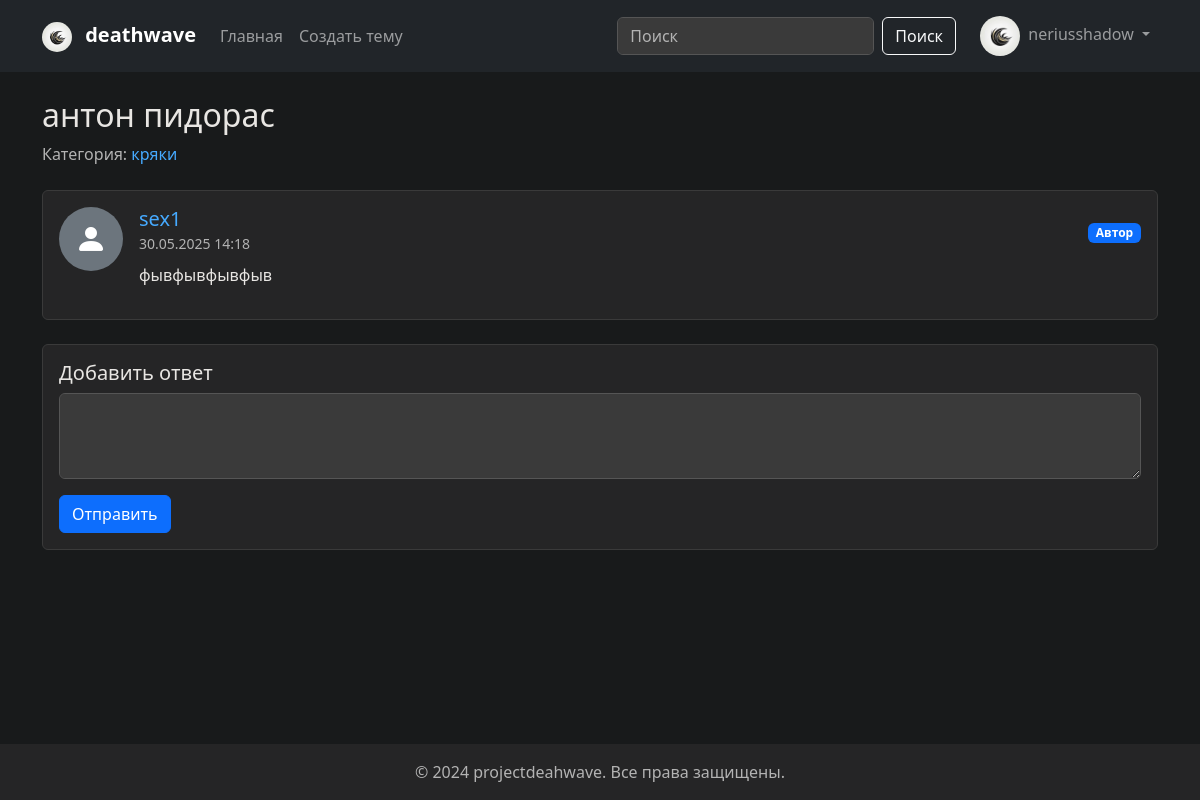
The app's page /topic/-1/ (signed in) with its own data.
### users/models.py (models this page shows, shortened)
class Profile(models.Model):
    user = models.OneToOneField(User, on_delete=models.CASCADE, verbose_name='Пользователь')
    avatar = models.ImageField(upload_to='avatars/', null=True, blank=True, verbose_name='Аватар')
    bio = models.TextField(max_length=500, blank=True, verbose_name='О себе')
    location = models.CharField(max_length=100, blank=True, verbose_name='Местоположение')
    birth_date = models.DateField(null=True, blank=True, verbose_name='Дата рождения')
    reputation = models.IntegerField(default=0, verbose_name='Репутация')
    is_online = models.BooleanField(default=False, verbose_name='Онлайн')
    last_seen = models.DateTimeField(auto_now=True, verbose_name='Последний визит')
    ip_address = models.CharField(max_length=45, blank=True, null=True, verbose_name='IP-адрес регистрации')
    is_banned = models.BooleanField(default=False, verbose_name='Забанен')
    ban_reason = models.TextField(max_length=500, blank=True, null=True, verbose_name='Причина бана')
    class Meta:
        verbose_name = 'Профиль'
        verbose_name_plural = 'Профили'

### forum/models.py (models this page shows, shortened)
class Topic(models.Model):
    title = models.CharField(max_length=200, verbose_name='Заголовок')
    slug = models.SlugField(unique=True)
    content = models.TextField(verbose_name='Содержание')
    category = models.ForeignKey(Category, on_delete=models.CASCADE, related_name='topics', verbose_name='Категория')
    author = models.ForeignKey(User, on_delete=models.CASCADE, related_name='topics', verbose_name='Автор')
    created_at = models.DateTimeField(auto_now_add=True)
    updated_at = models.DateTimeField(auto_now=True)
    views = models.PositiveIntegerField(default=0, verbose_name='Просмотры')
    is_closed = models.BooleanField(default=False, verbose_name='Закрыта')
    is_pinned = models.BooleanField(default=False, verbose_name='Закреплена')
    class Meta:
        verbose_name = 'Тема'
        verbose_name_plural = 'Темы'
        ordering = ['-is_pinned', '-created_at']
    def save(self, *args, **kwargs):
        super().save(*args, **kwargs)

class Category(models.Model):
    name = models.CharField(max_length=100, verbose_name='Название')
    slug = models.SlugField(unique=True)
    description = models.TextField(blank=True, verbose_name='Описание')
    created_at = models.DateTimeField(auto_now_add=True)
    class Meta:
        verbose_name = 'Категория'
        verbose_name_plural = 'Категории'
        ordering = ['name']

### forum/views.py (the view)
# urls.py: path('topic/<slug:slug>/', views.topic_detail, name='topic_detail'),
def topic_detail(request, slug):
    topic = get_object_or_404(Topic, slug=slug)
    topic.views += 1
    topic.save()
    posts = topic.posts.all()
    paginator = Paginator(posts, 10)
    page = request.GET.get('page')
    posts = paginator.get_page(page)
    context = {
        'topic': topic,
        'posts': posts,
    }
    return render(request, 'forum/topic_detail.html', context)

### templates/forum/topic_detail.html (shortened to what this page needs)
{% extends 'base.html' %}
{% block content %}
<div class="d-flex justify-content-between align-items-center mb-4">
    <div>
        <h2>{{ topic.title }}</h2>
        <p class="text-muted mb-0">
            Категория: <a href="{% url 'forum:category_detail' topic.category.slug %}" class="text-decoration-none">
                {{ topic.category.name }}
            </a>
        </p>
    </div>
</div>
<div class="card mb-4">
    <div class="card-body">
        <div class="d-flex">
            <div class="flex-shrink-0 me-3">
                {% if topic.author.profile.avatar %}
                <img src="{{ topic.author.profile.avatar.url }}" alt="{{ topic.author.username }}" class="rounded-circle" style="width: 64px; height: 64px; object-fit: cover;">
                {% else %}
                <div class="bg-secondary rounded-circle d-flex align-items-center justify-content-center" style="width: 64px; height: 64px;">
                    <i class="bi bi-person-fill text-white" style="font-size: 2rem;"></i>
                </div>
                {% endif %}
            </div>
            <div class="flex-grow-1">
                <div class="d-flex justify-content-between align-items-center mb-2">
                    <div>
                        <h5 class="mb-0">
                            <a href="{% url 'users:user_profile' topic.author.username %}" class="text-decoration-none">
                                {{ topic.author.username }}
                            </a>
                        </h5>
                        <small class="text-muted">{{ topic.created_at|date:"d.m.Y H:i" }}</small>
                    </div>
                    <div>
                        <span class="badge bg-primary">Автор</span>
                    </div>
                </div>
                <div class="topic-content">
                    {{ topic.content|linebreaks }}
                </div>
            </div>
        </div>
    </div>
</div>
{% if user.is_authenticated and not topic.is_closed %}
<div class="card mt-4">
    <div class="card-body">
        <h5 class="card-title">Добавить ответ</h5>
        <form method="post" action="{% url 'forum:post_create' topic.slug %}">
            <div class="mb-3">
                <textarea name="content" class="form-control" rows="3" required></textarea>
            </div>
            <button type="submit" class="btn btn-primary">Отправить</button>
        </form>
    </div>
</div>
{% endif %}
{% endblock %}

### templates/base.html (shortened to what this page needs)
{% load static %}
<!DOCTYPE html>
<html lang="ru">
<head>
    <link href="https://cdn.jsdelivr.net/npm/bootstrap@5.3.0/dist/css/bootstrap.min.css" rel="stylesheet">
    <link rel="stylesheet" href="https://cdn.jsdelivr.net/npm/bootstrap-icons@1.11.0/font/bootstrap-icons.css">
</head>
<body>
    <nav class="navbar navbar-expand-lg navbar-dark bg-dark">
        <div class="container">
            <a class="navbar-brand" href="{% url 'forum:home' %}">
                 <img src="{% static 'img/dwc.jpg' %}" alt="deathwave logo" class="navbar-logo me-2">
                 deathwave
            </a>
            <div class="collapse navbar-collapse" id="navbarNav">
                <ul class="navbar-nav me-auto">
                    <li class="nav-item">
                        <a class="nav-link" href="{% url 'forum:home' %}">Главная</a>
                    </li>
                    {% if user.is_authenticated %}
                    <li class="nav-item">
                        <a class="nav-link" href="{% url 'forum:topic_create' %}">Создать тему</a>
                    </li>
                    {% endif %}
                </ul>
                <form class="d-flex me-3" action="{% url 'forum:search' %}" method="get">
                    <input class="form-control me-2" type="search" name="q" placeholder="Поиск" aria-label="Search">
                    <button class="btn btn-outline-light" type="submit">Поиск</button>
                </form>
                <ul class="navbar-nav">
                    {% if user.is_authenticated %}
                    <li class="nav-item dropdown">
                        <a class="nav-link dropdown-toggle" href="#" id="navbarDropdown" role="button" data-bs-toggle="dropdown">
                            {% if user.profile.avatar %}
                            <img src="{{ user.profile.avatar.url }}" alt="{{ user.username }}" class="avatar me-1">
                            {% else %}
                            <i class="bi bi-person-circle me-1"></i>
                            {% endif %}
                            {{ user.username }}
                        </a>
                    </li>
                    {% endif %}
                </ul>
            </div>
        </div>
    </nav>
    <div class="container mt-4 content-wrapper">
        {% block content %}
        {% endblock %}
    </div>
    <footer class="footer mt-auto py-3 bg-light">
        <div class="container text-center">
            <span class="text-muted">© 2024 projectdeahwave. Все права защищены.</span>
        </div>
    </footer>
</body>
</html>

### templates/base.html (style rules this page uses)
body { background-color: #181a1b; color: #e8e6e3; }
html, body { height: 100%; }
body { display: flex; flex-direction: column; }
.content-wrapper { flex-grow: 1; }
.navbar-brand { font-weight: bold; }
.navbar-logo { height: 30px; width: 30px; border-radius: 50%; object-fit: cover; }
.footer { margin-top: 2rem; padding: 1rem 0; background-color: #252526 !important; color: #e8e6e3 !important; }
.avatar { width: 40px; height: 40px; border-radius: 50%; object-fit: cover; }
.card { background-color: #252526; color: #e8e6e3; border-color: #3a3a3a; }
a { color: #46aaff; }
.text-muted { color: #b3b3b3 !important; }
.form-control { background-color: #3a3a3a; color: #e8e6e3 !important; border-color: #555; }
.form-control::placeholder { color: #b3b3b3 !important; opacity: 1; }

### records on screen
Topic: title "антон пидорас", category.name "кряки", author.username "sex1", created_at "30.05.2025 14:18", content "фывфывфывфыв"

### other values on screen
{{ user.username }} "neriusshadow"
